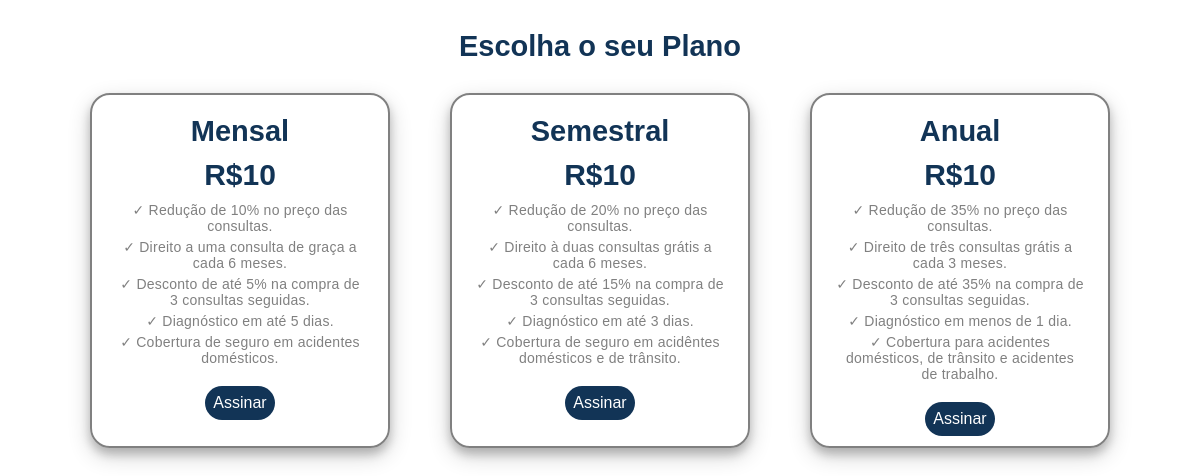
Screenshot of /DoubleLife/menu-cliente/nossos-planos.php with the database file from the repository.
### tables this page shows
CREATE TABLE `plano` (
  `ID_plano` int(11) NOT NULL,
  `Nome_plano` varchar(50) NOT NULL,
  `Preco` double NOT NULL
);

### DoubleLife/menu-cliente/nossos-planos.php (the view, shortened to what this page needs)
<!DOCTYPE html><html lang="pt-br"><head><link rel="stylesheet" href="../estilos/nossos-planos.css"><link rel="stylesheet" href="../estilos/header-footer.css"></head><section class="nossos-planos">    <div class= "section wf-section">            <h1 class= "titulo-principal">Escolha o seu Plano</h1>        </div>        <?php             $results = mysqli_query($conn,"SELECT * FROM plano WHERE ID_plano=1");            $row = mysqli_fetch_array($results,MYSQLI_ASSOC);        ?>    <div class= "section-2 w-container">        <div class= "planos">            <h1 class="titulo-card"><?php echo $row['Nome_plano'] ?></h1>            <h2 class="titulo-card"><?php echo "R$".$row['Preco'] ?></h2>            <ul class="ul-card">                <li>✓ Redução de 10% no preço das consultas.</li>                <li>✓ Direito a uma consulta de graça a cada 6 meses.</li>                <li>✓ Desconto de até 5% na compra de 3 consultas seguidas.</li>                <li>✓ Diagnóstico em até 5 dias.</li>                <li>✓ Cobertura de seguro em acidentes domésticos.</li>            </ul>            <a href="#" class="button w-button" id="btn-1">Assinar</a>        </div>				<?php                 $results2 = mysqli_query($conn,"SELECT * FROM plano WHERE ID_plano=2");                $row2 = mysqli_fetch_array($results2,MYSQLI_ASSOC);            ?>        <div class="planos">            <h1 class="titulo-card"><?php echo $row2['Nome_plano'] ?></h1>            <h2 class="titulo-card"><?php echo "R$".$row['Preco'] ?></h2>            <ul class="ul-card">                <li>✓ Redução de 20% no preço das consultas.</li>                <li>✓ Direito à duas consultas grátis a cada 6 meses.</li>                <li>✓ Desconto de até 15% na compra de 3 consultas seguidas.</li>                <li>✓ Diagnóstico em até 3 dias.</li>                <li>✓ Cobertura de seguro em acidêntes domésticos e de trânsito.</li>            </ul>            <a href="#" class="button w-button" id="btn-2">Assinar</a>        </div>				<?php                 $results3 = mysqli_query($conn,"SELECT * FROM plano WHERE ID_plano=3");                $row3 = mysqli_fetch_array($results3,MYSQLI_ASSOC);            ?>        <div class="planos">            <h1 class="titulo-card"><?php echo $row3['Nome_plano'] ?></h1>            <h2 class="titulo-card"><?php echo "R$".$row['Preco'] ?></h2>            <ul class="ul-card">                <li>✓ Redução de 35% no preço das consultas.</li>                <li>✓ Direito de três consultas grátis a cada 3 meses.</li>                <li>✓ Desconto de até 35% na compra de 3 consultas seguidas.</li>                <li>✓ Diagnóstico em menos de 1 dia.</li>                <li>✓ Cobertura para acidentes domésticos, de trânsito e acidentes de trabalho.</li>            </ul>            <a href="#" class="button w-button" id="btn-3">Assinar</a>        </div>    </div></section><?php echo $row['ID_plano']; ?><?php echo $row['Preco']; ?><?php echo $row2['ID_plano']; ?><?php echo $row2['Preco']; ?><?php echo $row3['ID_plano']; ?><?php echo $row3['Preco']; ?><?php echo 'pk_test_51LZYF2IbSjMaEE1pRUeVj5fAsL6DlHQYlNllXCpJSjjuVVNWqGgSgsI7491qDwri6ikhoJ6okwcSBEyH32eIzibT00TTZamVLG'; ?></body></html>

### DoubleLife/estilos/nossos-planos.css (style rules this page uses)
* { margin: 0; padding: 0; box-sizing: border-box; font-family: Verdana, Geneva, Tahoma, sans-serif; }
h1 { margin-top:20px; margin-bottom:10px; font-size:29px; font-weight: bold; color: #123456; }
h2 { color:#123456; font-size:30px; }
.section { height: auto; max-width:100vw; margin-bottom:30px; text-align: center; margin-top: 30px; }
.titulo-principal { color:#123456; }
.section-2 { display: flex; height: auto; max-width:100vw; margin-top: 20px; justify-content: center; align-items: stretch; }
.planos { display: flex; width: 25%; margin:0px 30px; padding-right:19px; padding-bottom:10px; padding-left:19px; flex-direction: column; justify-content: flex-start; flex-wrap: wrap; align-items: center; border: 2px solid gray; border-color: grey; border-radius:20px; font-family: Verdana, Geneva, sans-serif; box-shadow: 0 6px 10px 0 rgba(0, 0, 0, 0.2), 0 8px 22px 0 rgba(0, 0, 0, 0.19); }
ul { list-style: none; margin: 5px 0px; letter-spacing: 0.25px; color: grey; font-size:14px; }
li { margin: 5px; text-align: center; }
.button { padding: 8px; margin-top:10px; align-self: center; border-radius:20px; background-color:#123456; color: white; text-decoration: none; }

### DoubleLife/estilos/header-footer.css (style rules this page uses)
* { margin: 0; padding: 0; box-sizing: border-box; font-family: Verdana, Geneva, Tahoma, sans-serif; }

### rows the page displays
plano: Nome_plano "Mensal", Preco "10"
plano: Nome_plano "Semestral"
plano: Nome_plano "Anual"
